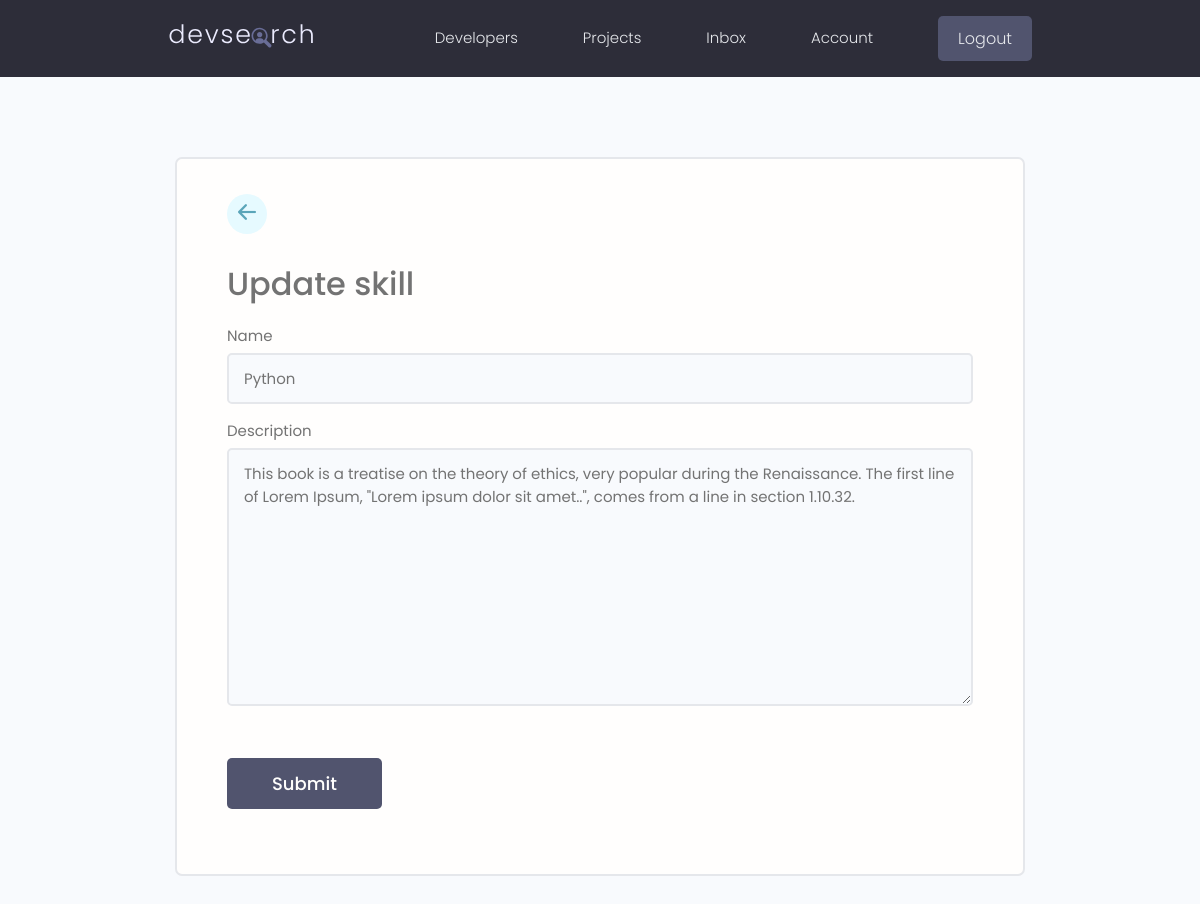
/edit-skill/f9743fe8-c940-47c7-ab50-acfdf96a4ad6/ (signed in), run on the app's committed database.
### user/models.py (models this page shows, shortened)
class Skill(models.Model):
    owner = models.ForeignKey(Profile, on_delete=models.CASCADE)
    name = models.CharField(max_length=200, null=True, blank=True)
    description = models.TextField(null=True, blank=True)
    id = models.UUIDField(default=uuid.uuid4, unique=True, primary_key=True, editable=False)

### user/views.py (the view)
# urls.py: path('edit-skill/<str:pk>/', views.editSkill, name="edit-skill"),
@login_required(login_url='login')
def editSkill(request, pk):
    page = 'edit'
    profile = request.user.profile
    skill = profile.skill_set.get(id=pk)
    form = SkillForm(instance=skill)
    if request.method == 'POST':
        form = SkillForm(request.POST, instance=skill)
        if form.is_valid():
            form.save()
            messages.success(request, 'Skill was updated successfully!')
            return redirect('account')
    context = {'form':form, 'page': page}
    return render(request, 'user/skill_form.html', context)

### user/forms.py
class SkillForm(ModelForm):
    class Meta:
        model = Skill
        fields = '__all__'
        exclude = ['owner']
    def __init__(self, *args, **kwargs):
        super(SkillForm, self).__init__(*args, **kwargs)
        for label, field in self.fields.items():
            field.widget.attrs.update({'class': 'input'})

### user/templates/user/skill_form.html (shortened to what this page needs)
{% extends 'main.html' %}
{% block content %}
{% if page == 'add' %}
    <main class="formPage my-xl">
        <div class="content-box">
            <div class="formWrapper">
                <a class="backButton" href="#"><i style="font-size:36px" class="bi bi-arrow-left-short"></i></a>
                <br>
                <h3>Add new skill</h3>
                <form class="form" method="POST">
                    {% csrf_token %}
                    {% for field in form %}
                    <div class="form__field">
                        <label for="formInput#text">{{field.label}}</label>
                        {{field}}
                    </div>
                    {% endfor %}
                    <input class="btn btn--sub btn--lg  my-md" type="submit" value="Submit" />
                </form>
            </div>
        </div>
    </main>
{% elif page == 'edit' %}
    <main class="formPage my-xl">
        <div class="content-box">
            <div class="formWrapper">
                <a class="backButton" href="{% url 'account' %}"><i style="font-size:36px" class="bi bi-arrow-left-short"></i></a>
                <br>
                <h3>Update skill</h3>
                <form class="form" method="POST">
                    {% for field in form %}
                    <div class="form__field">
                        <label for="formInput#text">{{field.label}}</label>
                        {{field}}
                    </div>
                    {% endfor %}
                    <input class="btn btn--sub btn--lg  my-md" type="submit" value="Submit" />
                </form>
            </div>
        </div>
    </main>
{% endif %}
{% endblock content %}

### static/styles/app.css (style rules this page uses)
:root { --color-sub: #2d2d39; }
.btn--sub { background-color: var(--color-sub-light); }
.content-box { width: 95%; max-width: 85rem; margin: 0 auto; }
.backButton { background: var(--color-main-light); color: var(--color-main); width: 4rem; height: 4rem; display: flex; align-items: center; justify-content: center; border-radius: 50%; }
.backButton i { font-size: 1.8rem; }
.formPage .formWrapper { list-style: none; background: var(--color-white); padding: 3.5rem 5rem; border: 2px solid var(--color-light); border-radius: 0.7rem; }

### static/uikit/styles/modules/_variables.css (style rules this page uses)
:root { --color-main: #5aa5b9; --color-main-light: #e6faff; --color-sub: #3f4156; --color-sub-light: #51546e; --color-sub-lighter: #ededfd; --color-text: #737373; --color-gray: #8b8b8b; --color-light: #e5e7eb; --color-light-gray: #767676; --color-bg: #f8fafd; --color-white: #fffefd; --color-white-light: #f3f3f3; --color-success: #359e64; --color-success-bg: #def8e8; --color-error: #fc4b0b; --color-error-bg: #fff2ee; --font-base: 'Poppins', arial, helvetica, 'Segoe UI', roboto, ubuntu, sans-serif; --font-monospace: 'Fira Code', 'Courier New', courier, monospace; --font-regular: 300; --font-medium: 500; --font-bold: 700; --generic-shadow: 1px 1px 5px #00000010; --generic-transition: all 0.3s ease-in-out; }

### static/uikit/styles/modules/_base.css (style rules this page uses)
* { margin: 0; padding: 0; box-sizing: border-box; text-rendering: optimizeLegibility; color: inherit; font-size: inherit; }
html { font-size: 50%; }
@media only screen and (min-width: 480px) { html { font-size: 56.25%; } }
@media only screen and (min-width: 1200px) { html { font-size: 62.5%; } }
body { line-height: 1.6; font-weight: 400; font-size: 1.5rem; color: var(--color-text); background-color: var(--color-bg); min-height: 100vh; }

### static/uikit/styles/modules/_typography.css (style rules this page uses)
* { font-family: var(--font-base); }
h3 { font-size: 3.2rem; font-weight: var(--font-medium); }
a { padding-bottom: 2px; text-decoration: none; display: inline-block; color: var(--color-main); font-weight: var(--font-medium); }

### static/uikit/styles/modules/_utilities.css (style rules this page uses)
.my-md { margin: 3rem auto; }
.my-xl { margin: 8rem auto; }

### static/uikit/styles/modules/_button.css (style rules this page uses)
.btn { display: inline-block; position: relative; cursor: pointer; background-color: var(--color-light); font-weight: var(--font-medium); color: var(--color-sub); text-decoration: none; padding: 1rem 2rem; border-radius: 0.5rem; border: none; width: -webkit-fit-content; width: -moz-fit-content; width: fit-content; height: -webkit-fit-content; height: -moz-fit-content; height: fit-content; font-size: 1.6rem; outline-width: 0; outline-color: transparent; -webkit-backface-visibility: hidden; backface-visibility: hidden; transition: all 0.3s ease-in-out; }
.btn--sub { background-color: var(--color-sub); color: var(--color-white); }
.btn--lg { font-size: 1.8rem; padding: 1.2rem 4.5rem; }

### static/uikit/styles/modules/_form.css (style rules this page uses)
.form { display: block; }
.form__field { margin-top: 1.5rem; margin-bottom: 1.5rem; }
.form__label, .form__field > label { display: block; margin-bottom: 0.5rem; color: var(--color-text); }
input.input[type='text'], input.input[type='email'], input.input[type='password'], input.input[type='number'], textarea.input { min-width: 24rem; width: 100%; padding: 1.2rem 1.5rem; border-radius: 0.5rem; border: 2px solid var(--color-light); transition: all 0.3s ease-in-out; background-color: var(--color-bg); }

### data on the page
Skill: form "Python" "This book is a treatise on the theory of ethics, very popular during the Renaissance. The first line of Lorem Ipsum, \"Lorem ipsum dolor sit amet..\", comes from a line in section 1.10.32."

### other printed values
{{ field.label }} "Name" "Description"
